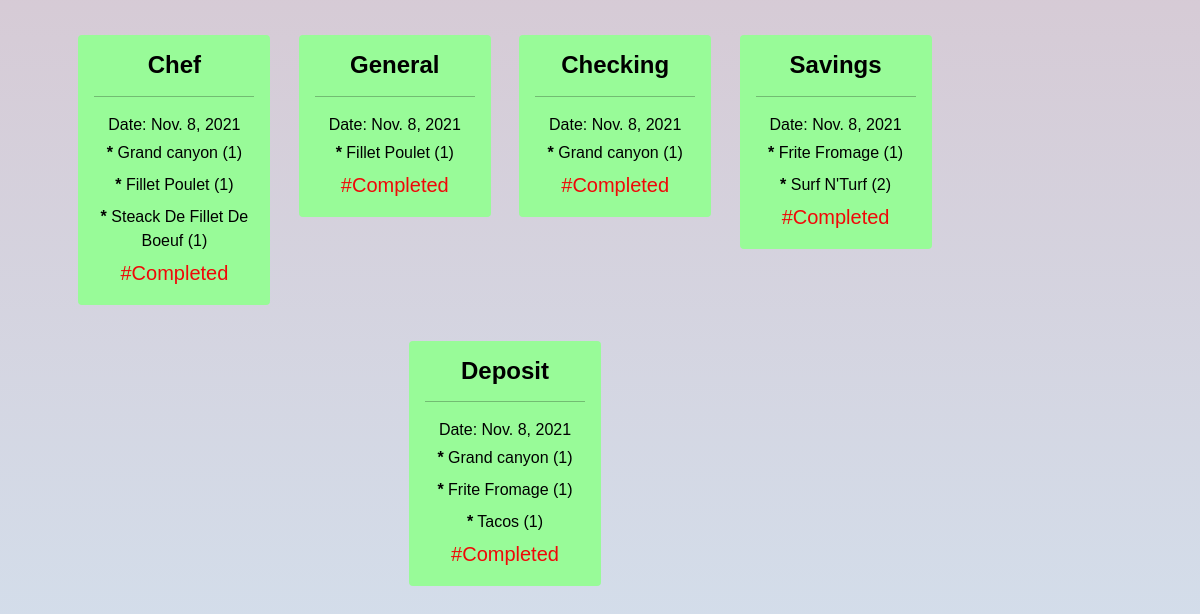
/cuisine/ (lower part), run on an earlier commit of the app's database.
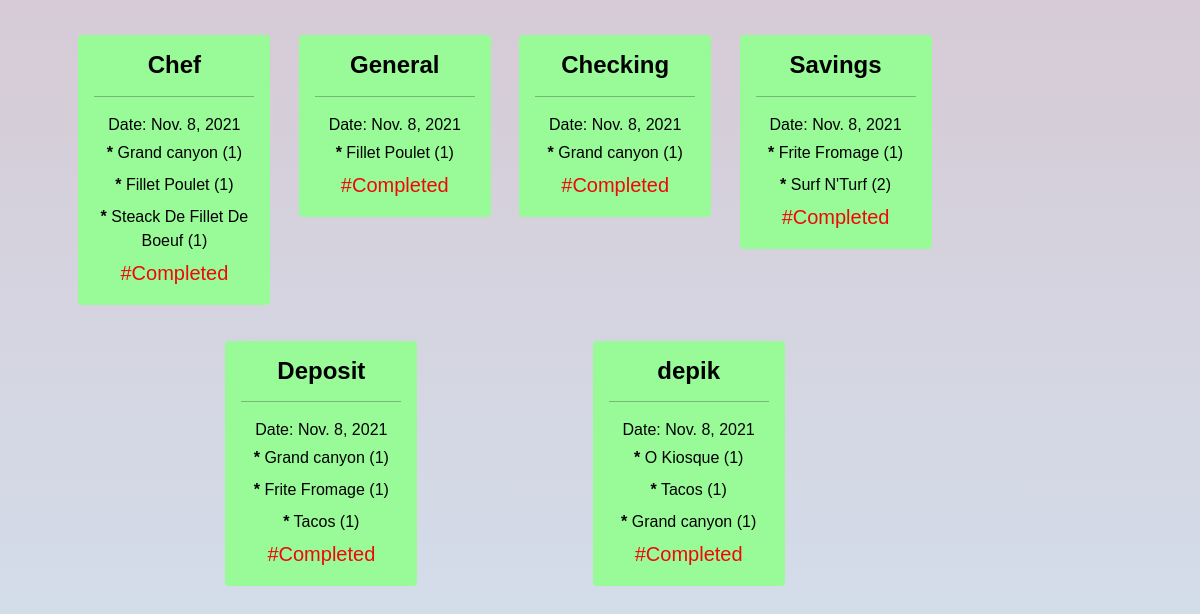
And on a later commit of the database.
### Resto/models.py (models this page shows, shortened)
class Order(models.Model):
    customer = models.ForeignKey(Customer,on_delete=models.SET_NULL,blank=True,null=True)
    transaction_id = models.IntegerField(default=0,null = True, blank = True )
    complete = models.BooleanField(default=False,null=True,blank=False)
    status = models.CharField(max_length=30,default = 'Pending')
    date_ordered = models.DateTimeField(auto_now=True)
    date_completed = models.DateTimeField(auto_now=True)
    def __str__(self):
        return str(self.customer.name)

class Customer(models.Model):
    user = models.OneToOneField(User,on_delete=models.CASCADE,null=True,blank=True)
    name = models.CharField(max_length=30)
    email = models.EmailField(max_length=30)

class OrderItem(models.Model):
    customer = models.ForeignKey(Customer,on_delete=models.CASCADE,null=True,blank=True)
    order = models.ForeignKey(Order,on_delete=models.SET_NULL,blank=True,null=True)
    item = models.ForeignKey(Item, on_delete=CASCADE)
    order = models.ForeignKey(Order,on_delete=CASCADE)
    quantity = models.IntegerField(default=0,null = True, blank = True )
    date_added = models.DateTimeField(auto_now=True)
    def __str__(self):
        return str(self.item)

class Item(models.Model):
    itm_id = models.IntegerField()
    name = models.CharField(max_length = 150)
    prix = models.IntegerField()
    description = models.TextField(max_length=150,blank=True)
    img = models.ImageField(upload_to='images/')
    date_created = models.DateTimeField(auto_now=True)
    category = models.ForeignKey(Category,on_delete=CASCADE)
    def __str__(self):
        return self.name

### Resto/views.py (the view)
# urls.py: path('cuisine/', views.Cuisine, name='cuisine'),
@csrf_protect
def Cuisine(request):
    all_order = Order.objects.filter(status='Sent')
    complete_order = Order.objects.filter(complete=True)
    context = {
        'all_order':all_order,
        'complete':complete_order
    }
    return render(request,'Resto/Cuisine.html',context)

### Resto/templates/Resto/Cuisine.html (shortened to what this page needs)
{% extends 'Resto/base_cuisine.html' %} {% load static %} {% block content %}
<div class='container py-5'>
    <div class='row justify-content-evenly g-lg-3 align-items-lg-baseline'>
        {% for order in complete %}
        <div class='col-auto mt-3'>
            <div class='card' style="width: 12rem; height: auto; background-color: palegreen;">
                <div class='card-body mb-1'>
                    <h4 class="card-title mb-2" style="color: black; text-align: center;"><b>{{order}}</b></h4>
                    <hr style="color: black;">
                    <p class="card-text mb-1 " style="color: black; text-align: center;"> Date: {{order.date_ordered|date}}</p>
                    {% for x in order.orderitem_set.all %}
                    <p class="card-text mb-2" style="color: black; text-align: center;">
                        <b>*</b> {{x}} ({{x.quantity}})
                    </p>
                    {% endfor %}
                    <h5 class="card-text mt-1" style="color:rgb(240, 8, 8); text-align: center;">#{{order.status}}</h5>
                </div>
            </div>
        </div>
        {% endfor %}
    </div>
</div>
{% endblock content %}

What changed in the data, as far as the page shows it:
added Order: customer.name "depik", date_ordered "Nov. 8, 2021", status "Completed"
added OrderItem: item.name "O Kiosque", quantity "1", shown under "depik"
added OrderItem: item.name "Tacos", quantity "1", shown under "depik"
added OrderItem: item.name "Grand canyon", quantity "1", shown under "depik"
